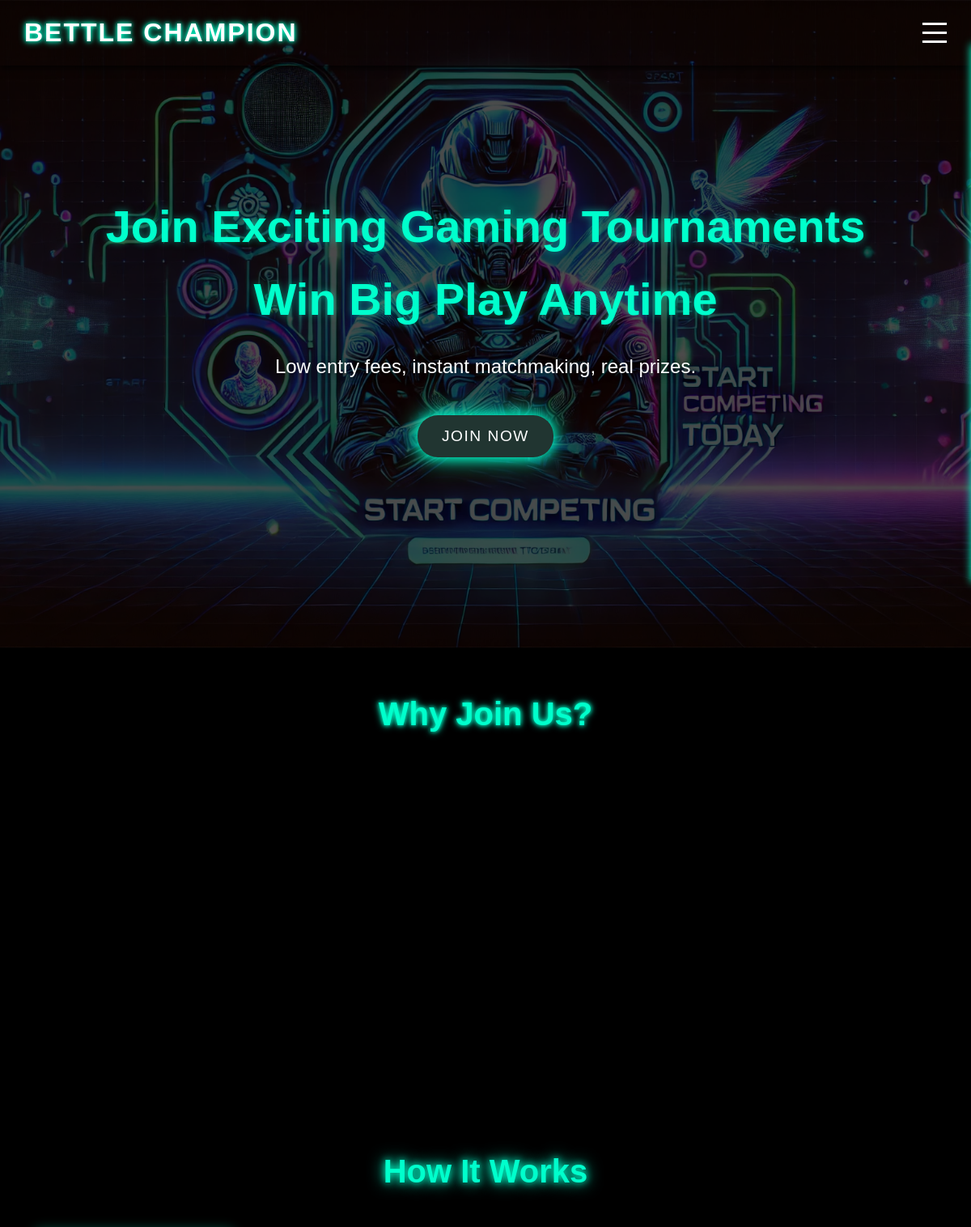
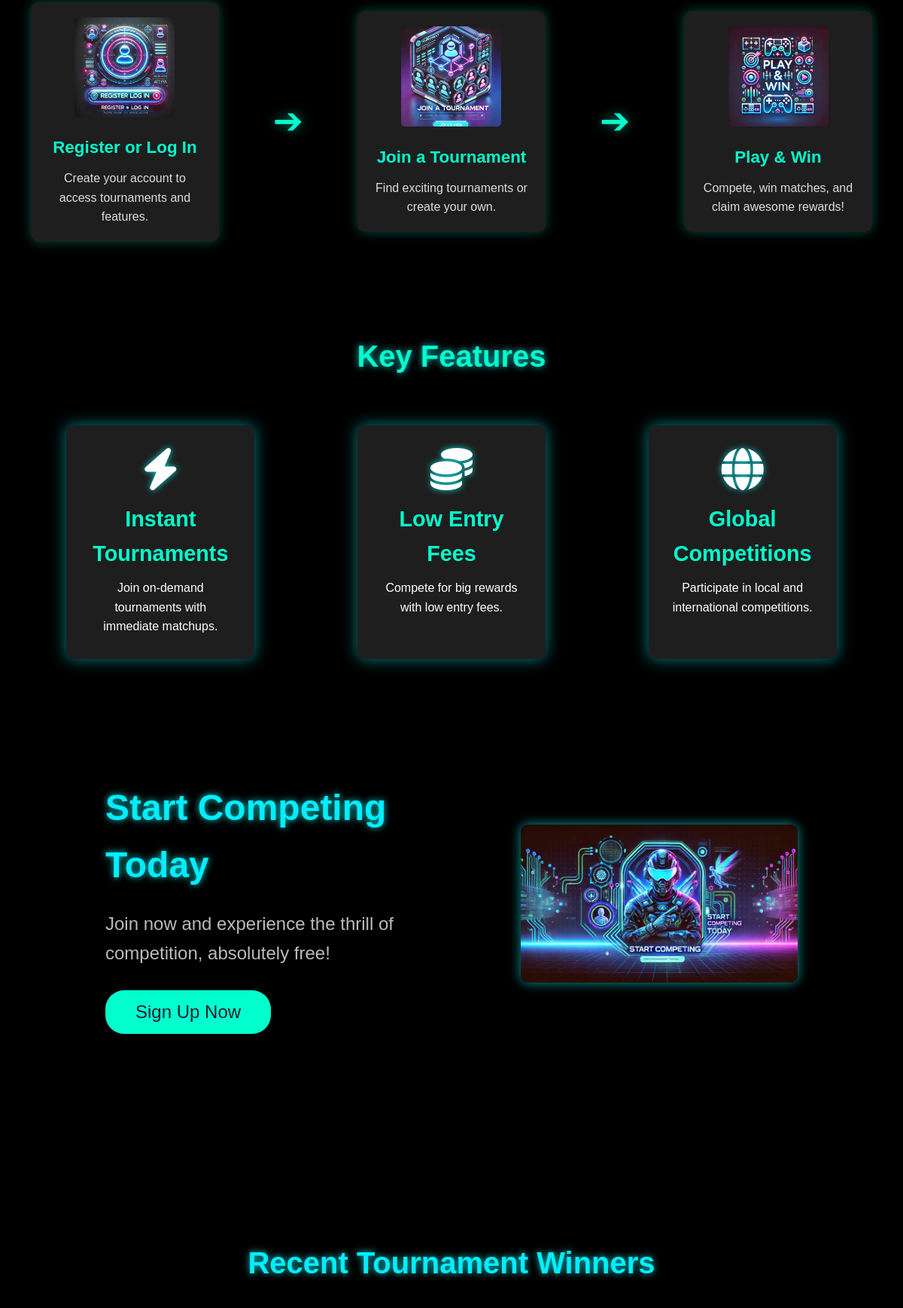
The page / (upper part) on the database its author committed (2 pictures, top to bottom).
### game/models.py (models this page shows, shortened)
class how_it_works(models.Model):
    step_1 =  models.CharField(max_length=100)
    step_1_description =  models.CharField(max_length=100)
    step_1_image = models.ImageField(upload_to='how_it_works/')
    step_2 =  models.CharField(max_length=100)
    step_2_description =  models.CharField(max_length=100)
    step_2_image = models.ImageField(upload_to='how_it_works/')
    step_3 =  models.CharField(max_length=100)
    step_3_description =  models.CharField(max_length=100)
    step_3_image = models.ImageField(upload_to='how_it_works/')

class CTA(models.Model):
    title = models.CharField(max_length=100)  # The title of the feature (e.g. "Find Local Players")
    description = models.TextField()          # The description text of the feature
    image = models.ImageField(upload_to='why_join_us/')  # Image for the feature (upload path set)

### game/views.py (the view)
# urls.py: path('', views.home, name='home'),
def home(request):
    why_join_us_items = WhyJoinUs.objects.all()
    how_work = how_it_works.objects.first()
    leaderboard = Leaderboard.objects.order_by('-id').first()
    return render(request, 'home.html', {'leaderboard': leaderboard,'why_join_us_items': why_join_us_items,'how_work':how_work})

### game/context_processors.py (called while the page is built)
def social_media_links(request):
    social_links = footer.objects.first()
    return {
        'social_links': social_links  # The key here will be available in all templates
    }

def faqs(request):
    return {
        'faqs': FAQ.objects.all()  # This will return all FAQs
    }

def partners(request):
    return {
        'partners': Partner.objects.all()
    }

def cta(request):
    return {
        'cta': CTA.objects.first()
    }

def newsletter_form(request):
    form = NewsletterForm()
    return {'newsletter_form': form}

### game/templates/home.html (shortened to what this page needs)
{% extends "base.html" %}
{% load static  %}
{% load cache %}
{% load compress %}
{% block css_file %}
{% cache 1440 css %}
{% compress css %}
<link rel="stylesheet" href="{% static 'css/whyjoin.css' %}">
<link rel="stylesheet" href="{% static 'css/hero.css' %}">
<link rel="stylesheet" href="{% static 'css/howitwork.css' %}">
<link rel="stylesheet" href="{% static 'css/key_feature.css' %}">
<link rel="stylesheet" href="{% static 'css/leaderboard.css' %}">
{% endcompress %}
{% endcache %}
 <link rel="stylesheet" href="https://cdnjs.cloudflare.com/ajax/libs/font-awesome/6.0.0-beta3/css/all.min.css">
{% endblock %}
{% block content %}
 {% cache 1440 hero_home %}
 <section class="hero">
    <div class="hero-content">
      <h1>Join Exciting Gaming Tournaments<br>  Win Big Play Anytime</h1>
      <p>Low entry fees, instant matchmaking, real prizes.</p>
      <button><a href="{% url 'turnaments' %}">Join Now</a></button>
    </div>
  </section>
  <section class="features" id="features">
    <h2>Why Join Us?</h2>
    <div class="feature-cards">
  </section>
<section class="how-it-works" id="how-it-works">
  <h2>How It Works</h2>
  <div class="steps-container">
    <div class="step">
      <div class="step-icon">
        <img src="{{how_work.step_1_image.url}}" alt="{{how_work.step_1 }}">
      </div>
      <h3>{{how_work.step_1}}</h3>
      <p>{{how_work.step_1_description}}</p>
    </div>
    <div class="arrow">&#10132;</div>
    <div class="step">
      <div class="step-icon">
        <img src="{{how_work.step_2_image.url}}" alt="{{how_work.step_2 }}">
      </div>
      <h3>{{how_work.step_2 }}</h3>
      <p>{{how_work.step_2_description}}</p>
    </div>
    <div class="arrow">&#10132;</div>
    <div class="step">
      <div class="step-icon">
        <img src="{{how_work.step_3_image.url}}" alt="{{how_work.step_3}">
      </div>
      <h3>{{how_work.step_3}}</h3>
      <p>{{how_work.step_3_description}}</p>
    </div>
  </div>
</section>
  <section class="key-features">
    <h2>Key Features</h2>
    <div class="feature-list">
      <div class="key-feature">
        <i class="fas fa-bolt"></i>
        <h3>Instant Tournaments</h3>
        <p>Join on-demand tournaments with immediate matchups.</p>
      </div>
      <div class="key-feature">
        <i class="fas fa-coins"></i>
        <h3>Low Entry Fees</h3>
        <p>Compete for big rewards with low entry fees.</p>
      </div>
      <div class="key-feature">
        <i class="fas fa-globe"></i>
        <h3>Global Competitions</h3>
        <p>Participate in local and international competitions.</p>
      </div>
    </div>
  </section>
  {% include 'parts/cta.html' %}
   {% endcache %}
   {% cache 60 leaderboard %}
  <section class="leaderboard-section">
    <h2>Recent Tournament Winners</h2>
  </section>
  {% endcache %}
  {% cache 1440 faq_sponsor %}
  {% include 'parts/faq.html' %}
  {% include 'parts/sponsors.html' %}
  {% endcache %}
{% endblock %}

### game/templates/parts/cta.html (shortened to what this page needs)
{% load static %}
{% load compress %}{% block css_file %}
{% compress css %}
<link rel="stylesheet" href="{% static 'css/cta.css' %}">
{% endcompress css %}
{% endblock %}
<section class="cta-section">
    <div class="cta-content">
      <h2>{{cta.title}}</h2>
      <p>{{cta.description}}</p>
      <button class="cta-button">Sign Up Now</button>
    </div>
    <div class="cta-image">
      <img src="{{cta.image.url}}" alt="Gaming Image">
    </div>
  </section>

### game/static/css/index.css (style rules this page uses)
* { margin: 0; padding: 0; box-sizing: border-box; }
body { font-family: Arial, sans-serif; background-color: black !important; color: #fff; }
a { text-decoration: none; color: white; }

### game/static/css/navbar.css (style rules this page uses)
* { margin: 0; padding: 0; box-sizing: border-box; }
body { font-family: 'Arial', sans-serif; background-color: #0a0a0a; color: #fff; line-height: 1.6; }
.hero button { padding: 10px 20px; background-color: #00ffcc; color: #fff; border: none; border-radius: 5px; font-size: 1.2em; cursor: pointer; text-transform: uppercase; letter-spacing: 1.5px; box-shadow: 0 0 15px #00ffcc, 0 0 30px #00ffcc; transition: all 0.3s ease; }

### game/static/css/whyjoin.css (style rules this page uses)
.features { padding: 50px 20px; text-align: center; }
.features h2 { font-size: 2.5rem; margin-bottom: 30px; color: #00ffcc; text-shadow: 0 0 5px #00ffcc, 0 0 10px #00ffcc; }
.features .feature-cards { display: flex; justify-content: space-around; flex-wrap: wrap; }

### game/static/css/hero.css (style rules this page uses)
.hero { position: relative; height: 100vh; background: url('./cta.webp') no-repeat center center/cover; display: flex; justify-content: center; align-items: center; text-align: center; color: #fff; }
.hero::before { content: ""; position: absolute; top: 0; left: 0; width: 100%; height: 100%; background: rgba(0, 0, 0, 0.7); z-index: 1; }
.hero-content { position: relative; z-index: 2; padding: 0 20px; }
.hero h1 { font-size: 3.5rem; margin-bottom: 20px; color: #00ffcc; text-shadow: 0 0 10px rgba(0, 255, 204, 0.5); }
.hero p { font-size: 1.5rem; margin-bottom: 40px; color: #fff; text-shadow: 2px 2px 10px rgba(0, 0, 0, 0.7); }
.hero button { background-color: #213531; color: white; padding: 15px 30px; border: none; border-radius: 25px; font-size: 1.2rem; cursor: pointer; text-transform: uppercase; box-shadow: 0 0 15px #00ffcc, 0 0 30px #00ffcc; transition: background-color 0.3s ease, box-shadow 0.3s ease; }

### game/static/css/howitwork.css (style rules this page uses)
.how-it-works { background-color: black; padding: 60px 20px; text-align: center; color: #fff; }
.how-it-works h2 { font-size: 2.5rem; margin-bottom: 40px; color: #00ffcc; text-shadow: 0 0 10px #00ffcc, 0 0 20px #00ffcc; }
.steps-container { display: flex; align-items: center; justify-content: space-around; gap: 20px; flex-wrap: wrap; }
.step { background-color: #1e1e1e; padding: 20px; border-radius: 10px; text-align: center; width: 250px; position: relative; transition: transform 0.3s ease, box-shadow 0.3s ease; box-shadow: 0 0 15px rgba(0, 255, 204, 0.3); }
.step-icon img { width: 133px; height: 133px; object-fit: cover; margin-bottom: 15px; border-radius: 5px; }
.step h3 { font-size: 1.4rem; color: #00ffcc; margin-bottom: 10px; }
.step p { font-size: 1rem; color: #ddd; }
.arrow { font-size: 3rem; color: #00ffcc; margin: 0 10px; flex-shrink: 0; text-shadow: 0 0 15px rgba(0, 255, 204, 0.5); }

### game/static/css/key_feature.css (style rules this page uses)
.key-features { background-color: black; padding: 60px 20px; text-align: center; color: #0ef; }
.key-features h2 { font-size: 2.5rem; color: #00ffcc; margin-bottom: 40px; text-shadow: 0px 0px 10px rgba(0, 255, 255, 0.8); }
.key-features .feature-list { display: flex; justify-content: space-around; flex-wrap: wrap; }
.key-feature { background-color: #1e1e1e; padding: 30px; border-radius: 10px; width: 250px; margin: 20px; transition: transform 0.3s ease-in-out, box-shadow 0.3s ease-in-out; box-shadow: 0 0 20px rgba(0, 255, 255, 0.5); }
.key-feature i { font-size: 3.5rem; color: white; margin-bottom: 15px; text-shadow: 0px 0px 8px rgba(0, 255, 255, 0.8); }
.key-feature h3 { font-size: 1.8rem; margin-bottom: 10px; color: #00ffcc; }
.key-feature p { font-size: 1rem; color: white; }

### game/static/css/leaderboard.css (style rules this page uses)
.leaderboard-section { background-color: black; padding: 24vh 20px; text-align: center; color: #fff; }
.leaderboard-section h2 { font-size: 2.5rem; color: #0ef; margin-bottom: 30px; text-shadow: 0px 0px 10px rgba(0, 255, 255, 0.8); }

### game/static/css/cta.css (style rules this page uses)
.cta-section { padding: 80px 20px; display: flex; align-items: center; justify-content: space-between; color: #fff; width: 80%; margin: 0 auto; }
.cta-content { max-width: 50%; }
.cta-section h2 { font-size: 3rem; color: #0ef; text-shadow: 0px 0px 10px rgba(0, 255, 255, 0.8); margin-bottom: 20px; }
.cta-section p { font-size: 1.5rem; color: #bbb; margin-bottom: 30px; }
.cta-button { background-color: #00ffcc; color: #1e1e1e; padding: 15px 40px; font-size: 1.5rem; border: none; border-radius: 25px; cursor: pointer; transition: background-color 0.3s ease, box-shadow 0.3s ease; text-shadow: 0px 0px 10px rgba(0, 255, 255, 0.8); }
.cta-image { max-width: 40%; }
.cta-image img { width: 100%; border-radius: 10px; box-shadow: 0px 0px 15px rgba(0, 255, 255, 0.6); }

### rows shown on the page
how_it_works: step_1_image (picture), step_1 "Register or Log In", step_1_description "Create your account to access tournaments and features.", step_2_image (picture), step_2 "Join a Tournament", step_2_description "Find exciting tournaments or create your own.", step_3_image (picture), step_3 "Play & Win", step_3_description "Compete, win matches, and claim awesome rewards!"
CTA: title "Start Competing Today", description "Join now and experience the thrill of competition, absolutely free!", image (picture)
